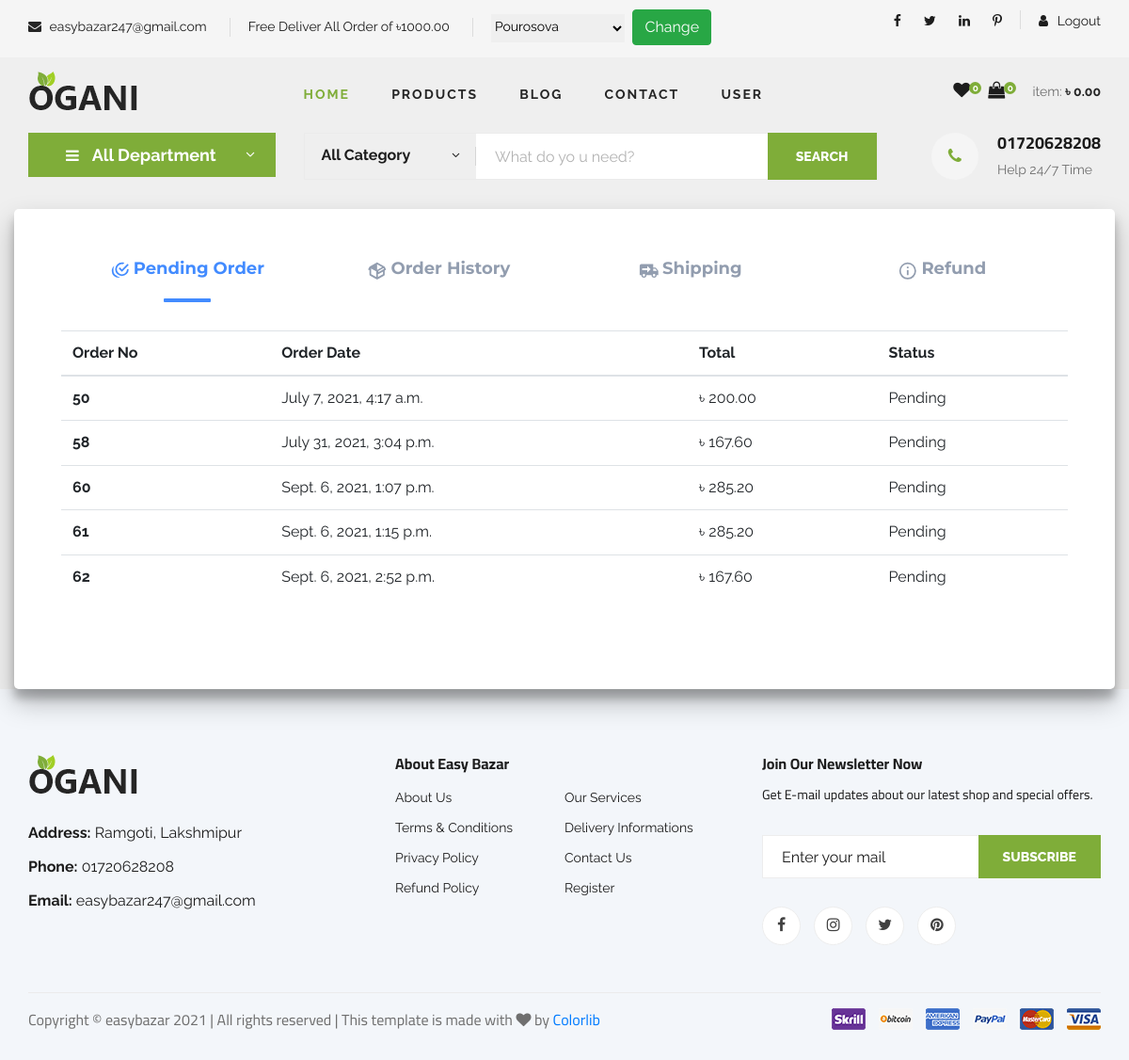
The app's page /order/order_history/ (signed in) with its own data.
### core/models.py (models this page shows, shortened)
class Setting(models.Model):
    website_name = models.CharField(max_length=150)
    address = models.CharField(max_length=254, blank=True)
    mobile1 = models.CharField(max_length=50, blank=True)
    mobile2 = models.CharField(max_length=50, blank=True)
    email =  models.EmailField( max_length=254, blank=True)
    facebook = models.URLField(max_length=200, blank=True)
    twitter = models.URLField(max_length=200, blank=True)
    linkedin = models.URLField(max_length=200, blank=True)
    instagram = models.URLField(max_length=200, blank=True)
    class Meta:
        verbose_name = "Setting"
        verbose_name_plural = "Settings"

### delivery/models.py (models this page shows, shortened)
class DeliveryLocation(models.Model):
    location_name = models.CharField(max_length=100)
    delivery_target_amount = models.DecimalField(max_digits=9, decimal_places=2, default=0.00)
    created_at = models.DateTimeField(auto_now_add=True)
    updated_at = models.DateTimeField(auto_now=True)
    class Meta:
        verbose_name = "Delivery Location"
        verbose_name_plural = "Delivery Locations"
    def __str__(self):
        return self.location_name

### order/models.py (models this page shows, shortened)
class Order(models.Model):
    ORDER_STATUS = (
        ('Pending', 'Pending'),
        ('Confirmed', 'Confirmed'),
        ('Processing', 'Processing'),
        ('Delivered', 'Delivered'),
        ('Refunded', 'Refunded')
    )
    REFUND_STATUS = (
        ('Requested', 'Requested'),
        ('Accepted', 'Accepted')
    )
    full_name = models.CharField(max_length=200)
    email = models.EmailField(max_length=254, blank=True)
    address = models.CharField(max_length=254)
    city = models.CharField(max_length=50)
    ref_code = models.CharField(max_length=30)
    mobile_number = models.CharField(max_length=20)
    user = models.ForeignKey(settings.AUTH_USER_MODEL, on_delete=models.SET_NULL, blank=True, null=True)
    coupon = models.ForeignKey(Coupon, on_delete=models.SET_NULL, blank=True, null=True, related_name='order_coupon')
    coupon_discount = models.IntegerField(default=0, validators=[MinValueValidator(0), MaxValueValidator(100)])
    delivery = models.ForeignKey(DeliveryType, on_delete=models.SET_NULL, blank=True, null=True, related_name='order_delivery')
    delivery_charge = models.DecimalField(max_digits=9, decimal_places=2, default=0.00)
    order_status = models.CharField(max_length=30, choices=ORDER_STATUS, default='Pending')
    refund_status = models.CharField(max_length=30, choices=REFUND_STATUS, blank=True)
    created_at = models.DateTimeField(auto_now_add=True)
    updated_at = models.DateTimeField(auto_now=True)
    class Meta:
        verbose_name = "Order"
        verbose_name_plural = "Orders"
    def get_total_cost(self):
        total_cost = sum(item.get_cost() for item in self.items.all())
        return total_cost - total_cost * (self.coupon_discount/Decimal(100))
    def get_total_cost_with_delivery(self):
        return self.get_total_cost() + self.delivery_charge

class OrderItem(models.Model):
    order = models.ForeignKey(Order, on_delete=models.CASCADE, related_name='items')
    products = models.ForeignKey(Product, on_delete=models.CASCADE, related_name='order_items')
    price = models.DecimalField(max_digits=9, decimal_places=2, default=0.00)
    quantity = models.PositiveIntegerField(default=1)
    created_at = models.DateTimeField(auto_now_add=True)
    updated_at = models.DateTimeField(auto_now=True)
    class Meta:
        verbose_name = "OrderItem"
        verbose_name_plural = "OrderItems"
    def get_cost(self):
        return self.price * self.quantity

### order/views.py (the view)
# urls.py: path('order_history/', OrderHistory.as_view(), name="order-history"),
class OrderHistory(LoginRequiredMixin, View):
    def get(self, request):
        active_order = Order.objects.filter(order_status='Confirmed', user=request.user)
        order_history = Order.objects.filter(order_status='Delivered', user=request.user)
        pending_order = Order.objects.filter(order_status='Pending', user=request.user)
        context = {
            'active_order': active_order,
            'order_history': order_history,
            'pending_order': pending_order,
        }
        return render(request, 'order/order_history.html', context)

### templates/order/order_history.html (shortened to what this page needs)
{% extends 'base.html' %}
{% block main_content %}
<div class="container order">
  <div class="row">
    <div class="tabs">
      <ul>
        <li title="Features">
          <label for="tab1" role="button"
            ><br /><span>Pending Order</span></label
          >
        </li>
        <li title="Delivery Contents">
          <label for="tab2" role="button"
            ><br /><span>Order History</span></label
          >
        </li>
        <li title="Shipping">
          <label for="tab3" role="button"
            ><br /><span>Shipping</span></label
          >
        </li>
        <li title="Returns">
          <label for="tab4" role="button"
            ><svg viewBox="0 0 24 24">
              <path
                d="M11,9H13V7H11M12,20C7.59,20 4,16.41 4,12C4,7.59 7.59,4 12,4C16.41,4 20,7.59 20,12C20,16.41 16.41,20 12,20M12,2A10,10 0 0,0 2,12A10,10 0 0,0 12,22A10,10 0 0,0 22,12A10,10 0 0,0 12,2M11,17H13V11H11V17Z"
              /></svg
            ><br /><span>Refund</span></label
          >
        </li>
      </ul>
      <div class="slider"><div class="indicator"></div></div>
      <div class="content">
        <section>
          <table class="table">
            <thead>
              <tr>
                <th scope="col">Order No</th>
                <th scope="col">Order Date</th>
                <th scope="col">Total</th>
                <th scope="col">Status</th>
              </tr>
            </thead>
            <tbody>
            {% for order in pending_order %}
              <tr>
                <th scope="row">{{order.id}}</th>
                <td>{{ order.created_at }}</td>
                <td>৳ {{ order.get_total_cost_with_delivery }}</td>
                <td>{{ order.order_status }}</td>
              </tr>
            {% endfor %}
            </tbody>
          </table>
        </section>
      </div>
    </div>
  </div>
</div>
{% endblock main_content %}

### templates/header.html (shortened to what this page needs)
{% load static %}
<header class="header">
    <div class="header__top">
        <div class="container">
            <div class="row">
                <div class="col-lg-9 col-md-9">
                        <form action="{% url 'delivery:delivery-apply' %}" method="POST">
                            <div class="header__top__left">
                                <ul>
                                    <li><i class="fa fa-envelope"></i> {{ setting.email }}</li>
                                    <li>Free Deliver All Order of ৳{{ cart.delivery_free_shipping }}</li>
                                    <li>
                                        {{ delivery_location }}
                                        <button type="submit" class="btn bnt-sm btn-success">Change</button>
                                    </li>
                                </ul>
                            </div>
                        </form>
                </div>
                <div class="col-lg-3 col-md-3">
                    <div class="header__top__right">
                        <div class="header__top__right__social">
                            <a href="#"><i class="fa fa-facebook"></i></a>
                            <a href="#"><i class="fa fa-twitter"></i></a>
                            <a href="#"><i class="fa fa-linkedin"></i></a>
                            <a href="#"><i class="fa fa-pinterest-p"></i></a>
                        </div>
                        <div class="header__top__right__auth">
                            {% if request.user.is_authenticated %}
                            <a href="{% url 'accounts:logout' %}"><i class="fa fa-user"></i> Logout</a>
                            {% else %}
                            <a href="{% url 'accounts:login' %}"><i class="fa fa-user"></i> Login</a>
                            {% endif %}
                        </div>
                    </div>
                </div>
            </div>
        </div>
    </div>
    <div class="container">
        <div class="row">
            <div class="col-lg-3">
                <div class="header__logo">
                    <a href="{% url 'core:home' %}"><img src="{% static 'img/logo.png' %}" alt=""></a>
                </div>
            </div>
            <div class="col-lg-6">
                <nav class="header__menu">
                    <ul>
                        <li class="active"><a href="{% url 'core:home' %}">Home</a></li>
                        <li><a href="{% url 'product:products' %}">Products</a></li>
                        <li><a href="{% url 'blog:blog-list' %}">Blog</a></li>
                        <li><a href="{% url 'core:contact-us' %}">Contact</a></li>
                        <li><a href="#">User</a>
                        </li>
                    </ul>
                </nav>
            </div>
            <div class="col-lg-3">
                <div class="header__cart">
                    <ul>
                        <li><a href="{% url 'wish:wishes' %}"><i class="fa fa-heart"></i> <span> {{ wish }}</span></a></li>
                        {% with cart|length as total_item %}
                        <li><a href="{% url 'cart:cart-detail' %}"><i class="fa fa-shopping-bag"></i> <span>{{ total_item }}</span></a></li>
                    </ul>
                    <div class="header__cart__price">item: <span>৳ {{ cart.get_total_price|floatformat:2 }}</span></div>
                    {% endwith %}
                </div>
            </div>
        </div>
    </div>
</header>

### templates/hero.html (shortened to what this page needs)
{% load static %}
<section class="hero hero-normal">
    <div class="container">
        <div class="row">
            <div class="col-lg-3">
                <div class="hero__categories">
                    <div class="hero__categories__all">
                        <i class="fa fa-bars"></i>
                        <span>All Department</span>
                    </div>
                        {% load mptt_tags %}
                </div>
            </div>
            <div class="col-lg-9">
                <div class="hero__search">
                    <div class="hero__search__form">
                        <form action="#">
                            <div class="hero__search__categories">
                                All Category
                                <span class="arrow_carrot-down"></span>
                            </div>
                            <input type="text" placeholder="What do yo u need?">
                            <button type="submit" class="site-btn">Search</button>
                        </form>
                    </div>
                    <div class="hero__search__phone">
                        <div class="hero__search__phone__icon">
                            <i class="fa fa-phone"></i>
                        </div>
                        <div class="hero__search__phone__text">
                            <h5>{{ setting.mobile1 }}</h5>
                            <span>Help 24/7 Time</span>
                        </div>
                    </div>
                </div>
            </div>
        </div>
    </div>
</section>

### templates/footer.html
{% load static %}
<footer class="footer spad">
    <div class="container">
        <div class="row">
            <div class="col-lg-4 col-md-6 col-sm-6">
                <div class="footer__about">
                    <div class="footer__about__logo">
                        <a href="{% url 'core:home' %}"><img src="{% static 'img/logo.png' %}" alt=""></a>
                    </div>
                    <ul>
                        <li><strong>Address:</strong> {{ setting.address }}</li>
                        <li><strong>Phone:</strong> {{ setting.mobile1 }}</li>
                        <li><strong>Email:</strong> {{ setting.email }}</li>
                    </ul>
                </div>
            </div>
            <div class="col-lg-4 col-md-6 col-sm-6">
                <div class="footer__widget">
                    <h6>About Easy Bazar</h6>
                    <ul>
                        <li><a href="#">About Us</a></li>
                        <li><a href="#">Terms & Conditions</a></li>
                        <li><a href="#">Privacy Policy</a></li>
                        <li><a href="#">Refund Policy</a></li>
                    </ul>
                    <ul>
                        <li><a href="#">Our Services</a></li>
                        <li><a href="#">Delivery Informations</a></li>
                        <li><a href="#">Contact Us</a></li>
                        <li><a href="{% url 'accounts:signup' %}">Register</a></li>
                    </ul>
                </div>
            </div>
            <div class="col-lg-4 col-md-12">
                <div class="footer__widget">
                    <h6>Join Our Newsletter Now</h6>
                    <p>Get E-mail updates about our latest shop and special offers.</p>
                    <form action="#">
                        <input type="text" placeholder="Enter your mail">
                        <button type="submit" class="site-btn">Subscribe</button>
                    </form>
                    <div class="footer__widget__social">
                        <a href="#"><i class="fa fa-facebook"></i></a>
                        <a href="#"><i class="fa fa-instagram"></i></a>
                        <a href="#"><i class="fa fa-twitter"></i></a>
                        <a href="#"><i class="fa fa-pinterest"></i></a>
                    </div>
                </div>
            </div>
        </div>
        <div class="row">
            <div class="col-lg-12">
                <div class="footer__copyright">
                    <div class="footer__copyright__text"><p>
Copyright &copy; easybazar <script>document.write(new Date().getFullYear());</script> | All rights reserved | This template is made with <i class="fa fa-heart" aria-hidden="true"></i> by <a href="https://colorlib.com" target="_blank">Colorlib</a>
</p></div>
                    <div class="footer__copyright__payment"><img src="{% static 'img/payment-item.png' %}" alt=""></div>
                </div>
            </div>
        </div>
    </div>
</footer>

### records on screen
Setting: email "easybazar247@gmail.com", mobile1 "01720628208", address "Ramgoti, Lakshmipur"
DeliveryLocation: delivery_free_shipping "1000.00"
Order: id "50", created_at "July 7, 2021, 4:17 a.m.", get_total_cost_with_delivery "200.00", order_status "Pending"
Order: id "58", created_at "July 31, 2021, 3:04 p.m.", get_total_cost_with_delivery "167.60", order_status "Pending"
Order: id "60", created_at "Sept. 6, 2021, 1:07 p.m.", get_total_cost_with_delivery "285.20", order_status "Pending"
Order: id "61", created_at "Sept. 6, 2021, 1:15 p.m.", get_total_cost_with_delivery "285.20", order_status "Pending"
Order: id "62", created_at "Sept. 6, 2021, 2:52 p.m.", get_total_cost_with_delivery "167.60", order_status "Pending"

### other values on screen
{{ wish }} "0"
{{ total_item }} "0"
{{ cart.get_total_price|floatformat:2 }} "0.00"
